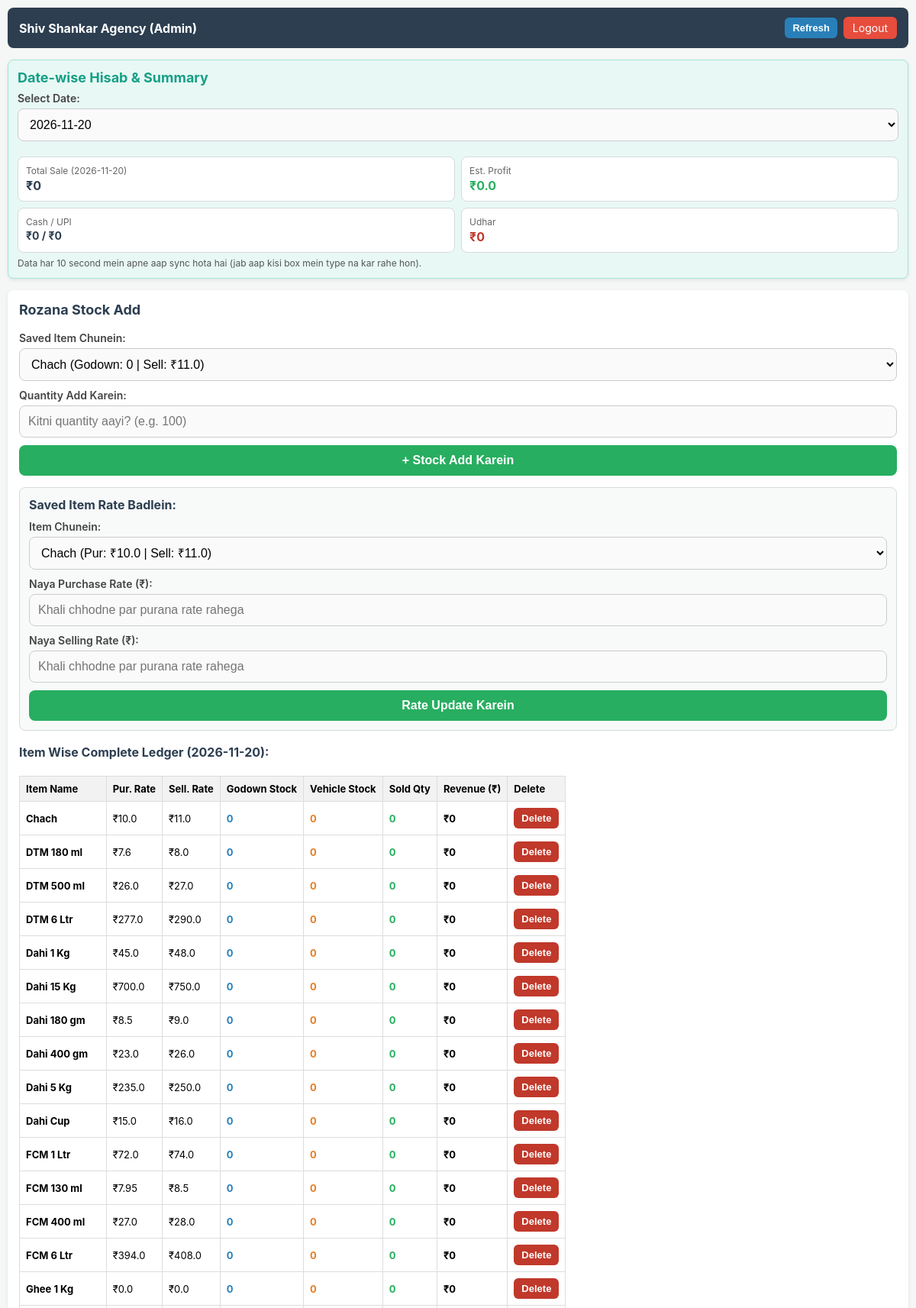
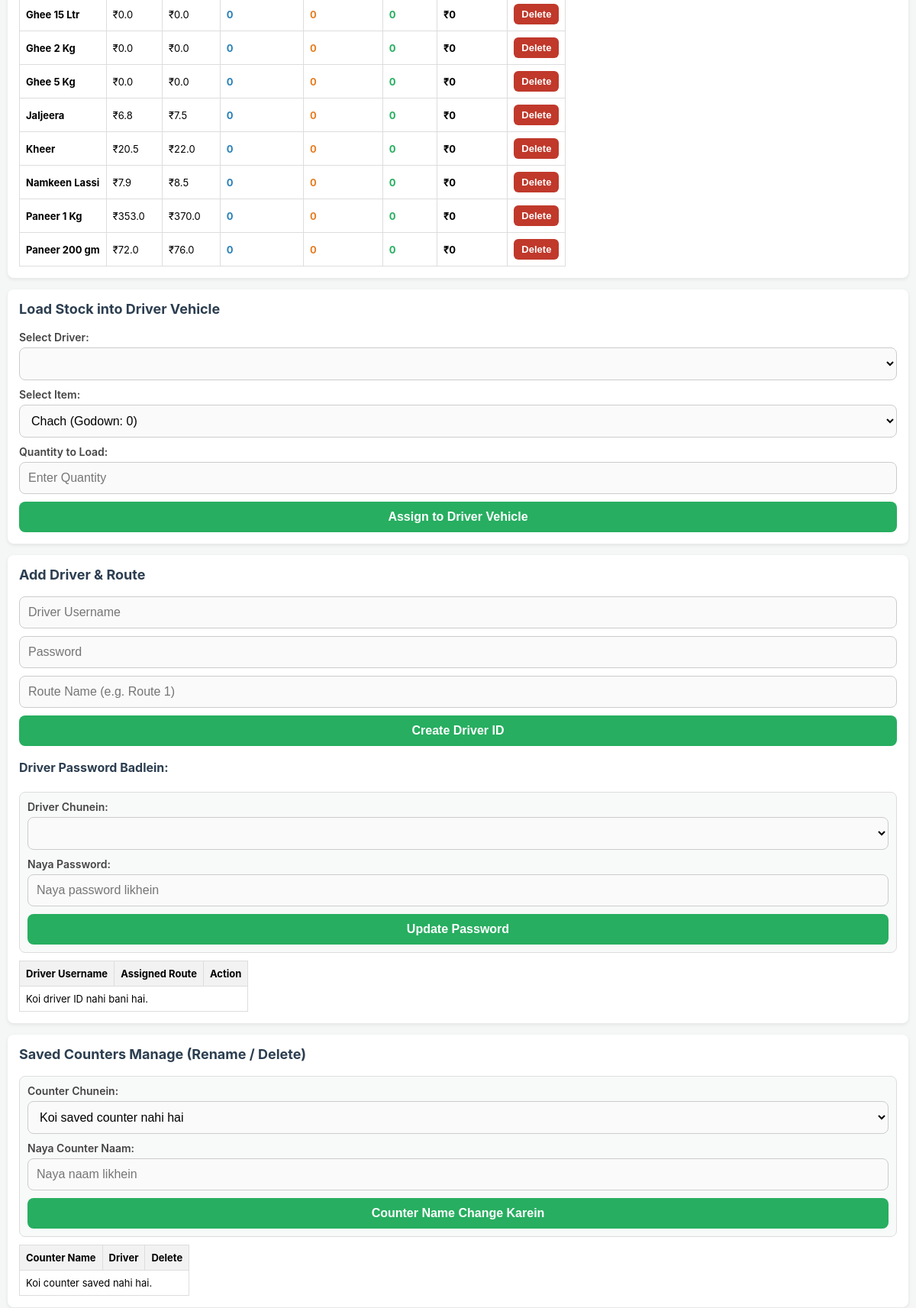
The page /admin (signed in, upper part) on the database its author committed (2 pictures, top to bottom).
### app.py (models this page shows)
class Product(db.Model):
    id = db.Column(db.Integer, primary_key=True)
    name = db.Column(db.String(80), unique=True, nullable=False)
    purchase_rate = db.Column(db.Float, nullable=False, default=0.0)
    selling_rate = db.Column(db.Float, nullable=False, default=0.0)
    shop_stock = db.Column(db.Integer, nullable=False, default=0)

### app.py (the view, shortened to what this page needs)
@app.route('/admin')
def admin_dashboard():
    if 'user' in session and session.get('role') == 'admin':
        products = Product.query.order_by(Product.name.asc()).all()
        product_map = {p.name: p for p in products}
        drivers = User.query.filter_by(role='driver').order_by(User.username.asc()).all()
        driver_stocks = DriverStock.query.all()
        all_counters = SavedCounter.query.order_by(SavedCounter.driver_username.asc(), SavedCounter.counter_name.asc()).all()
        today_str = datetime.now().strftime('%Y-%m-%d')
        selected_date = request.args.get('sale_date', today_str)
        sales = Sale.query.filter_by(sale_date=selected_date).all()
        all_dates = db.session.query(Sale.sale_date).distinct().all()
        dates_list = [d[0] for d in all_dates]
        if today_str not in dates_list:
            dates_list.append(today_str)
        dates_list.sort(reverse=True)
        total_cash = round(sum(s.total_amount for s in sales if s.payment_mode == 'Cash'), 2)
        total_upi = round(sum(s.total_amount for s in sales if s.payment_mode == 'UPI'), 2)
        total_udhar = round(sum(s.total_amount for s in sales if s.payment_mode == 'Udhar'), 2)
        total_revenue = round(sum(s.total_amount for s in sales), 2)
        est_profit = 0.0
        for s in sales:
            p = product_map.get(s.item_name)
            p_rate = p.purchase_rate if p else 0.0
            est_profit += (s.total_amount - (s.quantity * p_rate))
        est_profit = round(est_profit, 2)
        item_summaries = []
        for p in products:
            item_sales = [s for s in sales if s.item_name == p.name]
            total_sold_qty = sum(s.quantity for s in item_sales)
            item_rev = round(sum(s.total_amount for s in item_sales), 2)
            total_vehicle_qty = sum(ds.vehicle_stock for ds in driver_stocks if ds.item_name == p.name)
            item_summaries.append({
                'name': p.name,
                'purchase_rate': p.purchase_rate,
                'selling_rate': p.selling_rate,
                'godown_stock': p.shop_stock,
                'vehicle_stock': total_vehicle_qty,
                'sold_qty': total_sold_qty,
                'revenue': item_rev
            })
        driver_summaries = []
        return render_template(
            'admin_dashboard.html',
            products=products,
            drivers=drivers,
            all_counters=all_counters,
            item_summaries=item_summaries,
            driver_summaries=driver_summaries,
            selected_date=selected_date,
            dates_list=dates_list,
            total_cash=total_cash,
            total_upi=total_upi,
            total_udhar=total_udhar,
            total_revenue=total_revenue,
            est_profit=est_profit
        )
    return redirect(url_for('login'))

### templates/admin_dashboard.html (shortened to what this page needs)
<!DOCTYPE html>
<html>
<head>
</head>
<body>
    <div class="header">
        <h2 style="font-size: 16px; margin: 0;">Shiv Shankar Agency (Admin)</h2>
        <div class="header-actions">
            <button type="button" class="refresh-btn" onclick="location.reload()">Refresh</button>
            <a href="/logout" class="logout-btn">Logout</a>
        </div>
    </div>
    <div class="container date-filter">
        <h3 style="color: #16a085; margin-bottom: 8px;">Date-wise Hisab & Summary</h3>
        <form method="GET" action="/admin">
            <label>Select Date:</label>
            <select name="sale_date" onchange="this.form.submit()">
                {% for d in dates_list %}
                <option value="{{ d }}" {% if d == selected_date %}selected{% endif %}>{{ d }}</option>
                {% endfor %}
            </select>
        </form>
        <div class="stats-grid">
            <div class="stat-card">
                <div class="stat-label">Total Sale ({{ selected_date }})</div>
                <div class="stat-val">₹{{ total_revenue }}</div>
            </div>
            <div class="stat-card">
                <div class="stat-label">Est. Profit</div>
                <div class="stat-val" style="color: #27ae60;">₹{{ est_profit }}</div>
            </div>
            <div class="stat-card">
                <div class="stat-label">Cash / UPI</div>
                <div class="stat-val" style="font-size: 14px;">₹{{ total_cash }} / ₹{{ total_upi }}</div>
            </div>
            <div class="stat-card">
                <div class="stat-label">Udhar</div>
                <div class="stat-val" style="color: #c0392b;">₹{{ total_udhar }}</div>
            </div>
        </div>
        <div class="sync-note">Data har 10 second mein apne aap sync hota hai (jab aap kisi box mein type na kar rahe hon).</div>
    </div>
    <div class="container">
        <h3>Rozana Stock Add</h3>
        <form action="/add_product" method="POST">
            <label>Saved Item Chunein:</label>
            <select name="saved_item" id="saved_item" onchange="toggleNewItem()">
                {% if products %}
                    {% for p in products %}
                    <option value="{{ p.name }}">{{ p.name }} (Godown: {{ p.shop_stock }} | Sell: ₹{{ p.selling_rate }})</option>
                    {% endfor %}
                {% else %}
                    <option value="__NEW__" selected>+ Naya Item Jodein</option>
                {% endif %}
            </select>
            <label>Quantity Add Karein:</label>
            <input type="number" name="shop_stock" placeholder="Kitni quantity aayi? (e.g. 100)" required>
            <button type="submit" class="action-btn">+ Stock Add Karein</button>
        </form>
        <div class="manage-box">
            <h4 style="margin: 0 0 10px 0; color: #2c3e50;">Saved Item Rate Badlein:</h4>
            <form action="/update_product_rates" method="POST">
                <label>Item Chunein:</label>
                <select name="item_name" required>
                    {% for p in products %}
                    <option value="{{ p.name }}">{{ p.name }} (Pur: ₹{{ p.purchase_rate }} | Sell: ₹{{ p.selling_rate }})</option>
                    {% else %}
                    <option value="" disabled selected>Koi saved item nahi hai</option>
                    {% endfor %}
                </select>
                <label>Naya Purchase Rate (₹):</label>
                <input type="number" step="0.01" name="purchase_rate" placeholder="Khali chhodne par purana rate rahega">
                <label>Naya Selling Rate (₹):</label>
                <input type="number" step="0.01" name="selling_rate" placeholder="Khali chhodne par purana rate rahega">
                <button type="submit" class="action-btn btn-blue">Rate Update Karein</button>
            </form>
        </div>
        <h4 style="margin-top: 18px; color: #2c3e50;">Item Wise Complete Ledger ({{ selected_date }}):</h4>
        <table>
            <tr>
                <th>Item Name</th>
                <th>Pur. Rate</th>
                <th>Sell. Rate</th>
                <th>Godown Stock</th>
                <th>Vehicle Stock</th>
                <th>Sold Qty</th>
                <th>Revenue (₹)</th>
                <th>Delete</th>
            </tr>
            {% for item in item_summaries %}
            <tr>
                <td><b>{{ item.name }}</b></td>
                <td>₹{{ item.purchase_rate }}</td>
                <td>₹{{ item.selling_rate }}</td>
                <td style="color: #2980b9;"><b>{{ item.godown_stock }}</b></td>
                <td style="color: #e67e22;"><b>{{ item.vehicle_stock }}</b></td>
                <td style="color: #27ae60;"><b>{{ item.sold_qty }}</b></td>
                <td><b>₹{{ item.revenue }}</b></td>
                <td>
                    <form action="/delete_product" method="POST" style="margin: 0;" onsubmit="return confirm('Kya aap {{ item.name }} ko saved item list se delete karna chahte hain?');">
                        <button type="submit" class="btn-del">Delete</button>
                    </form>
                </td>
            </tr>
            {% else %}
            <tr><td colspan="8">No items added yet.</td></tr>
            {% endfor %}
        </table>
    </div>
    <div class="container">
        <h3>Load Stock into Driver Vehicle</h3>
        <form action="/load_vehicle" method="POST">
            <label>Select Driver:</label>
            <select name="driver_username" required>
            </select>
            <label>Select Item:</label>
            <select name="item_name" required>
                {% for p in products %}
                <option value="{{ p.name }}">{{ p.name }} (Godown: {{ p.shop_stock }})</option>
                {% endfor %}
            </select>
            <label>Quantity to Load:</label>
            <input type="number" name="load_qty" placeholder="Enter Quantity" required>
            <button type="submit" class="action-btn btn-blue">Assign to Driver Vehicle</button>
        </form>
    </div>
    <div class="container">
        <h3>Add Driver & Route</h3>
        <form action="/add_driver" method="POST">
            <input type="text" name="username" placeholder="Driver Username" required>
            <input type="password" name="password" placeholder="Password" required>
            <input type="text" name="route_name" placeholder="Route Name (e.g. Route 1)" required>
            <button type="submit" class="action-btn">Create Driver ID</button>
        </form>
        <h4 style="margin-top: 18px; color: #2c3e50;">Driver Password Badlein:</h4>
        <form action="/change_driver_password" method="POST" style="background: #f8f9f9; padding: 10px; border-radius: 8px; border: 1px solid #ddd;">
            <label>Driver Chunein:</label>
            <select name="driver_username" required>
            </select>
            <label>Naya Password:</label>
            <input type="text" name="new_password" placeholder="Naya password likhein" required>
            <button type="submit" class="action-btn btn-blue">Update Password</button>
        </form>
        <table>
            <tr><th>Driver Username</th><th>Assigned Route</th><th>Action</th></tr>
            {% for d in drivers %}
            <tr>
                <td><b>{{ d.username }}</b></td>
                <td>{{ d.route_name }}</td>
                <td>
                    <form action="/delete_driver" method="POST" style="margin: 0;" onsubmit="return confirm('Kya aap {{ d.username }} ki ID delete karna chahte hain?');">
                        <input type="hidden" name="driver_username" value="{{ d.username }}">
                        <button type="submit" class="btn-del">Delete</button>
                    </form>
                </td>
            </tr>
            {% else %}
            <tr><td colspan="3">Koi driver ID nahi bani hai.</td></tr>
            {% endfor %}
        </table>
    </div>
    <div class="container">
        <h3>Saved Counters Manage (Rename / Delete)</h3>
        <form action="/rename_counter" method="POST" style="background: #f8f9f9; padding: 10px; border-radius: 8px; border: 1px solid #ddd;">
            <label>Counter Chunein:</label>
            <select name="counter_id" required>
                {% for sc in all_counters %}
                <option value="{{ sc.id }}">{{ sc.counter_name }} (Driver: {{ sc.driver_username }})</option>
                {% else %}
                <option value="" disabled selected>Koi saved counter nahi hai</option>
                {% endfor %}
            </select>
            <label>Naya Counter Naam:</label>
            <input type="text" name="new_counter_name" placeholder="Naya naam likhein" required>
            <button type="submit" class="action-btn btn-blue">Counter Name Change Karein</button>
        </form>
        <table>
            <tr><th>Counter Name</th><th>Driver</th><th>Delete</th></tr>
            {% for sc in all_counters %}
            <tr>
                <td><b>{{ sc.counter_name }}</b></td>
                <td>{{ sc.driver_username }}</td>
                <td>
                    <form action="/delete_counter" method="POST" style="margin: 0;" onsubmit="return confirm('Kya aap {{ sc.counter_name }} counter delete karna chahte hain?');">
                        <input type="hidden" name="counter_id" value="{{ sc.id }}">
                        <button type="submit" class="btn-del">Delete</button>
                    </form>
                </td>
            </tr>
            {% else %}
            <tr><td colspan="3">Koi counter saved nahi hai.</td></tr>
            {% endfor %}
        </table>
    </div>
</body>
</html>

### templates/admin_dashboard.html (style rules this page uses)
body { font-family: -apple-system, BlinkMacSystemFont, "Segoe UI", Roboto, Arial, sans-serif; margin: 10px; background-color: #f4f7f6; }
.header { display: flex; justify-content: space-between; align-items: center; background: #2c3e50; color: white; padding: 12px 15px; border-radius: 8px; gap: 8px; }
.header-actions { display: flex; align-items: center; gap: 8px; }
.refresh-btn { background: #2980b9; color: white; border: none; padding: 6px 10px; border-radius: 6px; font-size: 13px; font-weight: bold; cursor: pointer; }
.logout-btn { background: #e74c3c; color: white; padding: 6px 12px; text-decoration: none; border-radius: 6px; font-size: 14px; }
.container { margin-top: 15px; background: white; padding: 15px; border-radius: 8px; box-shadow: 0 2px 5px rgba(0,0,0,0.08); margin-bottom: 15px; }
h3 { margin-top: 0; color: #2c3e50; font-size: 18px; }
table { width: 100%; border-collapse: collapse; margin-top: 10px; font-size: 13px; overflow-x: auto; display: block; }
th, td { border: 1px solid #ddd; padding: 8px; text-align: left; white-space: nowrap; }
th { background-color: #f2f2f2; }
label { display: block; margin-bottom: 5px; font-weight: 600; font-size: 14px; color: #444; }
input, select { width: 100%; padding: 11px; margin-bottom: 10px; box-sizing: border-box; border: 1px solid #ccc; border-radius: 8px; font-size: 16px; background: #fafafa; }
button.action-btn { width: 100%; padding: 11px; background: #27ae60; color: white; border: none; border-radius: 8px; cursor: pointer; font-size: 16px; font-weight: bold; }
.btn-blue { background: #2980b9; }
.btn-del { background: #c0392b; color: white; border: none; padding: 6px 10px; border-radius: 6px; font-size: 13px; font-weight: bold; cursor: pointer; }
.date-filter { background: #e8f8f5; padding: 12px; border-radius: 8px; border: 1px solid #a3e4d7; margin-bottom: 15px; }
.manage-box { background: #f8f9f9; padding: 12px; border-radius: 8px; border: 1px solid #d5dbdb; margin-top: 15px; }
.stats-grid { display: grid; grid-template-columns: repeat(2, 1fr); gap: 8px; margin-top: 10px; }
.stat-card { background: #ffffff; border: 1px solid #d5dbdb; border-radius: 8px; padding: 10px; }
.stat-label { font-size: 12px; color: #666; }
.stat-val { font-size: 16px; font-weight: bold; color: #2c3e50; margin-top: 2px; }
.sync-note { font-size: 12px; color: #555; margin-top: 6px; }

### rows shown on the page
Product: name "Chach", purchase_rate "10.0", selling_rate "11.0", godown_stock "0", vehicle_stock "0", sold_qty "0", revenue "0"
Product: name "DTM 180 ml", purchase_rate "7.6", selling_rate "8.0", godown_stock "0", vehicle_stock "0", sold_qty "0", revenue "0"
Product: name "DTM 500 ml", purchase_rate "26.0", selling_rate "27.0", godown_stock "0", vehicle_stock "0", sold_qty "0", revenue "0"
Product: name "DTM 6 Ltr", purchase_rate "277.0", selling_rate "290.0", godown_stock "0", vehicle_stock "0", sold_qty "0", revenue "0"
Product: name "Dahi 1 Kg", purchase_rate "45.0", selling_rate "48.0", godown_stock "0", vehicle_stock "0", sold_qty "0", revenue "0"
Product: name "Dahi 15 Kg", purchase_rate "700.0", selling_rate "750.0", godown_stock "0", vehicle_stock "0", sold_qty "0", revenue "0"
Product: name "Dahi 180 gm", purchase_rate "8.5", selling_rate "9.0", godown_stock "0", vehicle_stock "0", sold_qty "0", revenue "0"
Product: name "Dahi 400 gm", purchase_rate "23.0", selling_rate "26.0", godown_stock "0", vehicle_stock "0", sold_qty "0", revenue "0"
Product: name "Dahi 5 Kg", purchase_rate "235.0", selling_rate "250.0", godown_stock "0", vehicle_stock "0", sold_qty "0", revenue "0"
Product: name "Dahi Cup", purchase_rate "15.0", selling_rate "16.0", godown_stock "0", vehicle_stock "0", sold_qty "0", revenue "0"
Product: name "FCM 1 Ltr", purchase_rate "72.0", selling_rate "74.0", godown_stock "0", vehicle_stock "0", sold_qty "0", revenue "0"
Product: name "FCM 130 ml", purchase_rate "7.95", selling_rate "8.5", godown_stock "0", vehicle_stock "0", sold_qty "0", revenue "0"
Product: name "FCM 400 ml", purchase_rate "27.0", selling_rate "28.0", godown_stock "0", vehicle_stock "0", sold_qty "0", revenue "0"
Product: name "FCM 6 Ltr", purchase_rate "394.0", selling_rate "408.0", godown_stock "0", vehicle_stock "0", sold_qty "0", revenue "0"
Product: name "Ghee 1 Kg", purchase_rate "0.0", selling_rate "0.0", godown_stock "0", vehicle_stock "0", sold_qty "0", revenue "0"
Product: name "Ghee 15 Ltr", purchase_rate "0.0", selling_rate "0.0", godown_stock "0", vehicle_stock "0", sold_qty "0", revenue "0"
Product: name "Ghee 2 Kg", purchase_rate "0.0", selling_rate "0.0", godown_stock "0", vehicle_stock "0", sold_qty "0", revenue "0"
Product: name "Ghee 5 Kg", purchase_rate "0.0", selling_rate "0.0", godown_stock "0", vehicle_stock "0", sold_qty "0", revenue "0"
Product: name "Jaljeera", purchase_rate "6.8", selling_rate "7.5", godown_stock "0", vehicle_stock "0", sold_qty "0", revenue "0"
Product: name "Kheer", purchase_rate "20.5", selling_rate "22.0", godown_stock "0", vehicle_stock "0", sold_qty "0", revenue "0"
Product: name "Namkeen Lassi", purchase_rate "7.9", selling_rate "8.5", godown_stock "0", vehicle_stock "0", sold_qty "0", revenue "0"
Product: name "Paneer 1 Kg", purchase_rate "353.0", selling_rate "370.0", godown_stock "0", vehicle_stock "0", sold_qty "0", revenue "0"
Product: name "Paneer 200 gm", purchase_rate "72.0", selling_rate "76.0", godown_stock "0", vehicle_stock "0", sold_qty "0", revenue "0"

### other values the page prints
{{ selected_date }} "2026-11-20"
{{ total_revenue }} "0"
{{ est_profit }} "0.0"
{{ total_cash }} "0"
{{ total_upi }} "0"
{{ total_udhar }} "0"
form field sale_date "2026-11-20"
form field saved_item "Chach (Godown: 0 | Sell: ₹11.0)"
form field item_name "Chach (Pur: ₹10.0 | Sell: ₹11.0)"
form field item_name "Chach (Godown: 0)"
